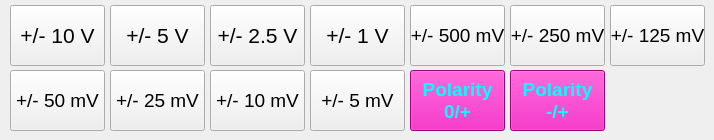
        <widget class="QWidget" name="tab_11">
         <attribute name="title">
          <string>DISPLACEMENT</string>
         </attribute>
         <widget class="QPushButton" name="pushButton_set_gain_displacement_0">
          <property name="geometry">
           <rect>
            <x>10</x>
            <y>5</y>
            <width>95</width>
            <height>61</height>
           </rect>
          </property>
          <property name="font">
           <font>
            <pointsize>16</pointsize>
           </font>
          </property>
          <property name="text">
           <string notr="true">+/- 10 V</string>
          </property>
         </widget>
         <widget class="QPushButton" name="pushButton_set_gain_displacement_1">
          <property name="geometry">
           <rect>
            <x>110</x>
            <y>5</y>
            <width>95</width>
            <height>61</height>
           </rect>
          </property>
          <property name="font">
           <font>
            <pointsize>16</pointsize>
           </font>
          </property>
          <property name="text">
           <string notr="true">+/- 5 V</string>
          </property>
         </widget>
         <widget class="QPushButton" name="pushButton_set_gain_displacement_2">
          <property name="geometry">
           <rect>
            <x>210</x>
            <y>5</y>
            <width>95</width>
            <height>61</height>
           </rect>
          </property>
          <property name="font">
           <font>
            <pointsize>16</pointsize>
           </font>
          </property>
          <property name="text">
           <string notr="true">+/- 2.5 V</string>
          </property>
         </widget>
         <widget class="QPushButton" name="pushButton_set_gain_displacement_3">
          <property name="geometry">
           <rect>
            <x>310</x>
            <y>5</y>
            <width>95</width>
            <height>61</height>
           </rect>
          </property>
          <property name="font">
           <font>
            <pointsize>16</pointsize>
           </font>
          </property>
          <property name="text">
           <string notr="true">+/- 1 V</string>
          </property>
         </widget>
         <widget class="QPushButton" name="pushButton_set_gain_displacement_4">
          <property name="geometry">
           <rect>
            <x>410</x>
            <y>5</y>
            <width>95</width>
            <height>61</height>
           </rect>
          </property>
          <property name="font">
           <font>
            <pointsize>14</pointsize>
           </font>
          </property>
          <property name="text">
           <string notr="true">+/- 500 mV</string>
          </property>
         </widget>
         <widget class="QPushButton" name="pushButton_set_gain_displacement_5">
          <property name="geometry">
           <rect>
            <x>510</x>
            <y>5</y>
            <width>95</width>
            <height>61</height>
           </rect>
          </property>
          <property name="font">
           <font>
            <pointsize>14</pointsize>
           </font>
          </property>
          <property name="text">
           <string notr="true">+/- 250 mV</string>
          </property>
         </widget>
         <widget class="QPushButton" name="pushButton_set_gain_displacement_6">
          <property name="geometry">
           <rect>
            <x>610</x>
            <y>5</y>
            <width>95</width>
            <height>61</height>
           </rect>
          </property>
          <property name="font">
           <font>
            <pointsize>14</pointsize>
           </font>
          </property>
          <property name="text">
           <string notr="true">+/- 125 mV</string>
          </property>
         </widget>
         <widget class="QPushButton" name="pushButton_set_gain_displacement_7">
          <property name="geometry">
           <rect>
            <x>10</x>
            <y>70</y>
            <width>95</width>
            <height>61</height>
           </rect>
          </property>
          <property name="font">
           <font>
            <pointsize>14</pointsize>
           </font>
          </property>
          <property name="text">
           <string notr="true">+/- 50 mV</string>
          </property>
         </widget>
         <widget class="QPushButton" name="pushButton_set_gain_displacement_8">
          <property name="geometry">
           <rect>
            <x>110</x>
            <y>70</y>
            <width>95</width>
            <height>61</height>
           </rect>
          </property>
          <property name="font">
           <font>
            <pointsize>14</pointsize>
           </font>
          </property>
          <property name="text">
           <string notr="true">+/- 25 mV</string>
          </property>
         </widget>
         <widget class="QPushButton" name="pushButton_set_gain_displacement_9">
          <property name="geometry">
           <rect>
            <x>210</x>
            <y>70</y>
            <width>95</width>
            <height>61</height>
           </rect>
          </property>
          <property name="font">
           <font>
            <pointsize>14</pointsize>
           </font>
          </property>
          <property name="text">
           <string notr="true">+/- 10 mV</string>
          </property>
         </widget>
         <widget class="QPushButton" name="pushButton_set_gain_displacement_10">
          <property name="geometry">
           <rect>
            <x>310</x>
            <y>70</y>
            <width>95</width>
            <height>61</height>
           </rect>
          </property>
          <property name="font">
           <font>
            <pointsize>14</pointsize>
           </font>
          </property>
          <property name="text">
           <string notr="true">+/- 5 mV</string>
          </property>
         </widget>
         <widget class="QPushButton" name="pushButton_set_polarity_displacement_unipolar">
          <property name="geometry">
           <rect>
            <x>410</x>
            <y>70</y>
            <width>95</width>
            <height>61</height>
           </rect>
          </property>
          <property name="font">
           <font>
            <pointsize>14</pointsize>
            <weight>75</weight>
            <bold>true</bold>
           </font>
          </property>
          <property name="styleSheet">
           <string notr="true">color: rgb(0, 255, 255);
background-color: rgb(221, 0, 166);</string>
          </property>
          <property name="text">
           <string notr="true">Polarity
0/+</string>
          </property>
         </widget>
         <widget class="QPushButton" name="pushButton_set_polarity_displacement_bipolar">
          <property name="geometry">
           <rect>
            <x>510</x>
            <y>70</y>
            <width>95</width>
            <height>61</height>
           </rect>
          </property>
          <property name="font">
           <font>
            <pointsize>14</pointsize>
            <weight>75</weight>
            <bold>true</bold>
           </font>
          </property>
          <property name="styleSheet">
           <string notr="true">color: rgb(0, 255, 255);
background-color: rgb(221, 0, 166);</string>
          </property>
          <property name="text">
           <string notr="true">Polarity
-/+</string>
          </property>
         </widget>
        </widget>
